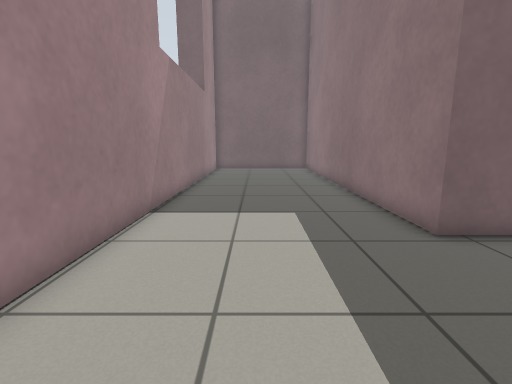
[1] (above)

12 first-person views from a walk through a Gazebo world. The camera is 0.2 m above the floor, tilts 10° down and sees 85° across. The floor is counted in squares, 0.1 m on a side. Each view is taken from the middle of a square. On the plan, view 1 faces up. The plan holds only what a view shows up to about 16 squares ahead; the rest is blank. Robots are left out.

[2]
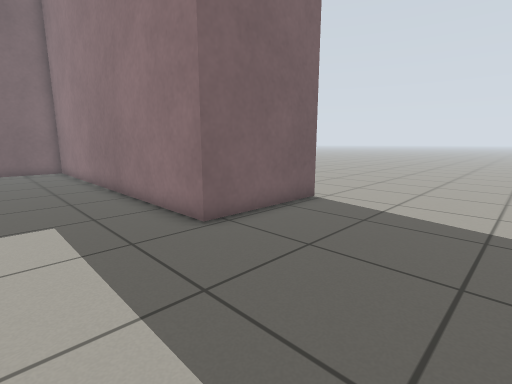

[3]
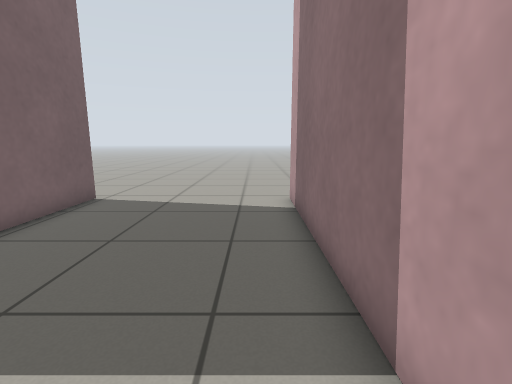

[4]
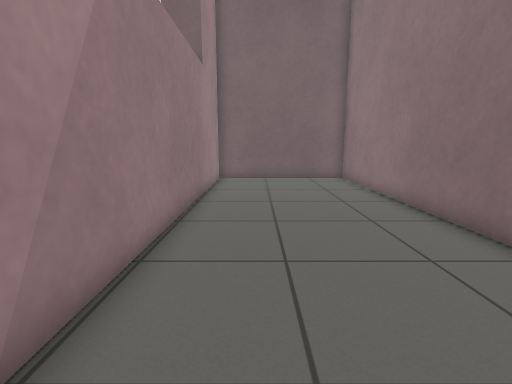

[5]
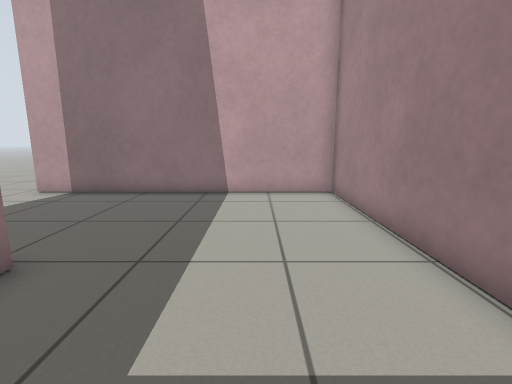

[6]
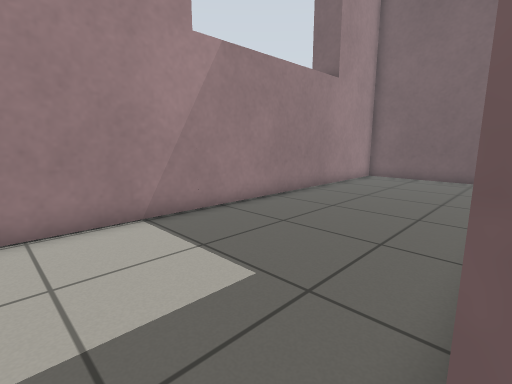

[7]
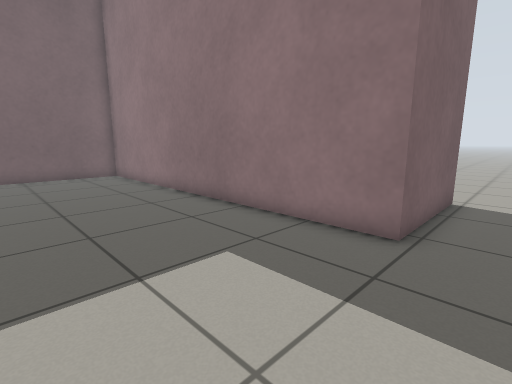

[8]
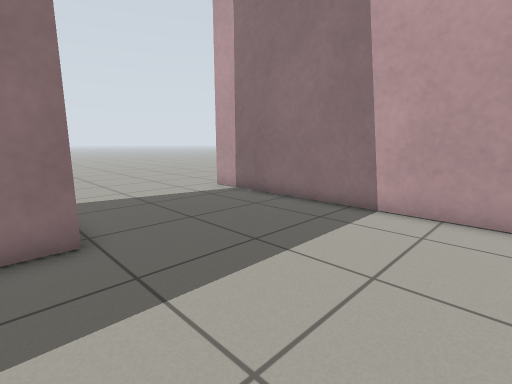

[9]
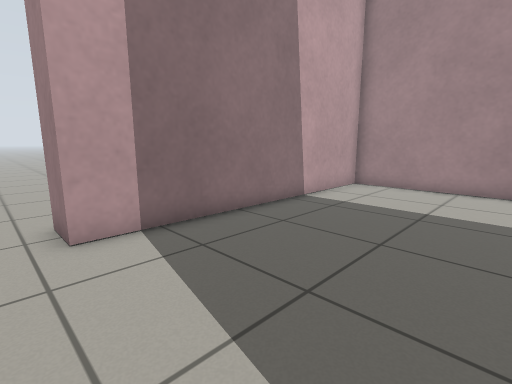

[10]
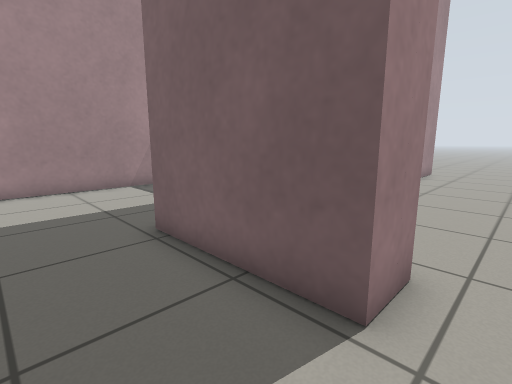

[11]
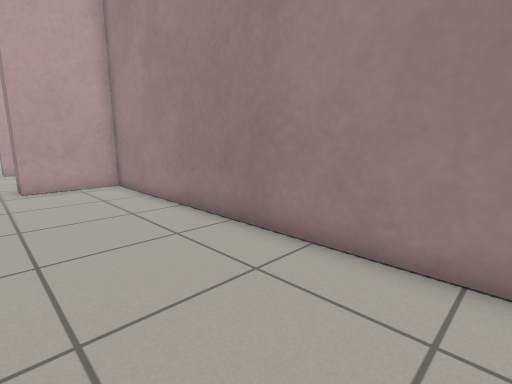

[12]
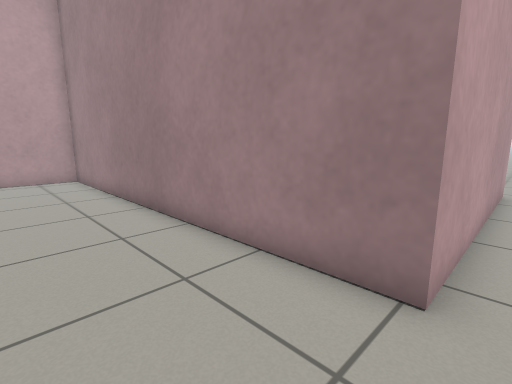

### Floor plan
Points are (right, up) in squares from view 1. A wall is a line through its corners. A room is listed if a view was taken in it or the views show most of it. See-through windows are left out.
Room 1 (views 1, 2, 3, 4, 5, 6, 7, 8)
walls: (8.9, 5.8) (3.9, 5.8) (3.9, 21.8) (-3.1, 21.8) (-3.1, -1.2) (8.9, -1.2)
ways out: open door at (8.5, 2) to room 2
Room 2 (views 9, 10)
walls: (8.9, 7.3) (8.9, 5.8); (8.9, -1.2) (8.9, -2.8); (-4.6, 23.3) (5.4, 23.3)
ways out: open door at (8.5, 2) to room 1; opening at (5, 24) to room 3; opening at (10, 7) to room 3
Room 3 (views 11, 12)
walls: (5.4, 23.3) (5.4, 7.3) (8.9, 7.3)
ways out: opening at (5, 24) to room 2; opening at (10, 7) to room 2

Positions as (right, up) in squares from view 1, and headings:
1: (0, 0), facing up
2: (0, 0), facing up-right
3: (-1, 0), facing right
4: (-1, 6), facing up
5: (0, 10), facing down
6: (4, 5), facing up-left
7: (-2, 4), facing up-right
8: (-2, 7), facing down-right
9: (10, 5), facing down-left
10: (10, 3), facing up-left
11: (10, 21), facing down-left
12: (9, 24), facing down-left
